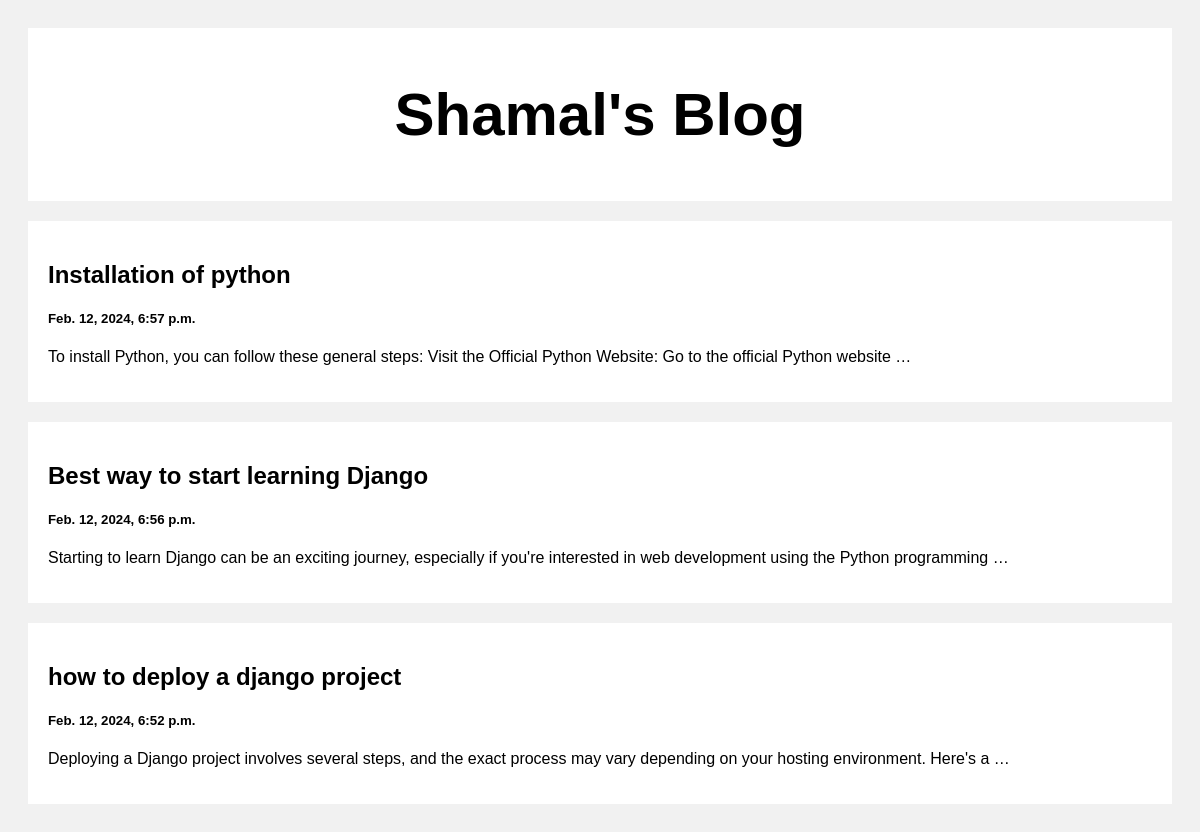
The page / on the database its author committed.
### posts/models.py (models this page shows)
class Post(models.Model):
    title = models.CharField(max_length=100)
    body = models.CharField(max_length=200000)
    created_at = models.DateTimeField(default=datetime.now, blank=True)

### posts/views.py (the view)
# urls.py: path('', views.index, name='index'),
def index(request):
    posts = Post.objects.all()
    return render(request, 'index.html', {'posts': posts})

### templates/index.html (shortened to what this page needs)
<!DOCTYPE html>
<html>
<head>
</head>
<body>
<div class="header">
  <h2>Shamal's Blog</h2>
</div>
<div class="row">
  <div class="leftcolumn">
    {% for post in posts reversed %}
    <div class="card">
      <a style="text-decoration: none; color: black;" href="/post/{{post.id}}">
        <h2>{{post.title}}</h2>
        <h5>{{post.created_at}}</h5>
        <p>{{post.body|truncatewords:20}}</p>
      </a>
    </div>
    {% endfor %}
  </div>
</div>
</body>
</html>

### templates/index.html (style rules this page uses)
* { box-sizing: border-box; }
body { font-family: Arial; padding: 20px; background: #f1f1f1; }
.header { padding: 2px; font-size: 40px; text-align: center; background: white; }
.leftcolumn { float: left; width: 100%; }
.card { background-color: white; padding: 20px; margin-top: 20px; }
.row:after { content: ""; display: table; clear: both; }

### rows shown on the page
Post: title "Installation of python", created_at "Feb. 12, 2024, 6:57 p.m.", body "To install Python, you can follow these general steps: Visit the Official Python Website: Go to the official Python website …"
Post: title "Best way to start learning Django", created_at "Feb. 12, 2024, 6:56 p.m.", body "Starting to learn Django can be an exciting journey, especially if you're interested in web development using the Python programming …"
Post: title "how to deploy a django project", created_at "Feb. 12, 2024, 6:52 p.m.", body "Deploying a Django project involves several steps, and the exact process may vary depending on your hosting environment. Here's a …"
